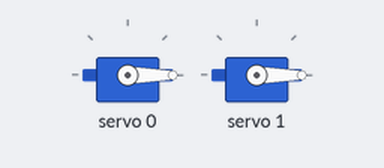
This sketch was run on a simulated Arduino Uno, built with avr-gcc and run on an emulated ATmega328P. On the bench: 2 × servo.

Above: at 0.05 s.
At 1.5 s:
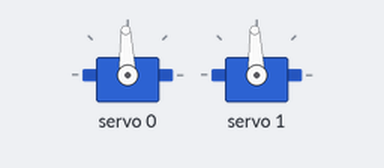
At 3.0 s:
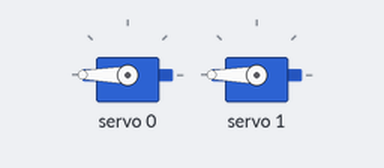
Timing chart, 0 to 6.9 s (numbered marks = the images above):
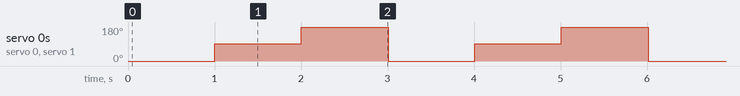

Measured:
- by itself, servo 0, servo 1: repeats every 3.0 s: 180° 1.0 s, 0° 1.0 s, 92° 1.0 s

The sketch:

motor_test.ino
```cpp
#include <Wire.h>
#include "PCA9685.h"

PCA9685 driver;

// PCA9685 outputs = 12-bit = 4096 steps
// 2.5% of 20ms = 0.5ms ; 12.5% of 20ms = 2.5ms
// 2.5% of 4096 = 102 steps; 12.5% of 4096 = 512 steps
// we will use 112 and 500 to avoid pushing the servo to its physical limits
PCA9685_ServoEval pwmServo(112, 500); // (-90deg, +90deg)

void setup() {
  Wire.begin();                 // Wire must be started first
  driver.resetDevices();         // Software resets all PCA9685 devices on Wire line
  driver.init();
  driver.setPWMFrequency(50);   // Set frequency to 50Hz
}

void loop() {
  driver.setChannelPWM(0, pwmServo.pwmForAngle(-90));
  driver.setChannelPWM(1, pwmServo.pwmForAngle(-90));
  delay(1000);
  driver.setChannelPWM(0, pwmServo.pwmForAngle(0));
  driver.setChannelPWM(1, pwmServo.pwmForAngle(0));
  delay(1000);
  driver.setChannelPWM(0, pwmServo.pwmForAngle(90));
  driver.setChannelPWM(1, pwmServo.pwmForAngle(90));
  delay(1000);
}
```
